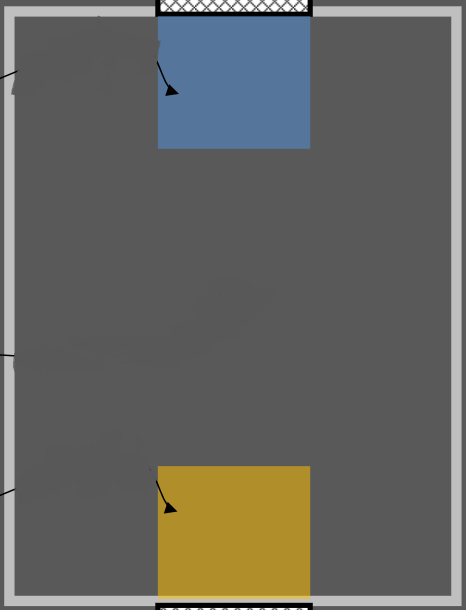
#> input picture Map.png, 931 x 1220 px (shown at 1/2 size)
$ python autonomousTest.py
#> lines starting #> are read from the running program, lines starting #| are printed output that depends on the picture
import numpy as np
import time
from matplotlib import pyplot as plt
from matplotlib.patches import Polygon
import cv2 as cv
## Testing git
## Created by Thomas Gira Oct 13, 2021

## World Frame
#All units are in mm
#The map is 8'x12'
#The map is 2440mm x 3660mm
#x is width y is height

##Initialize Positions
posBallx = 1500
posBally = 2000
posOppx = 500.0
posOppy = 3200
posRobx = 700
posRoby = 150
posRobt = 0
posTargetx = 2440/2
posTargety = 3660
posProtectx = 2440/2 #Our goal
posProtecty = 0 #Our Goal
objective = []
robotMotorSpeed = np.empty((1,4),float)
robotVelocity = np.empty((3,1),int)
defense = False

## Robot Parameters
r = 97/2 # radius in mm
ly = 100 # Distance from center of robot to center of wheel in y direction
lx = 100 # Distance from center of robot to center of wheel in x direction
maxRPM = 1000

## Plotting
mapScale = .25 #1px = 1cm
MAP = cv.imread("Map.png") #Read in picture of map
#> MAP is the input picture: shape (1220, 931, 3); mean B, G, R 97.2, 101.7, 101.8
width = int(8*305*mapScale)
height = int(12*305*mapScale)
dimensions = (width,height)
MAP = cv.resize(MAP,dimensions, interpolation=cv.INTER_LINEAR)
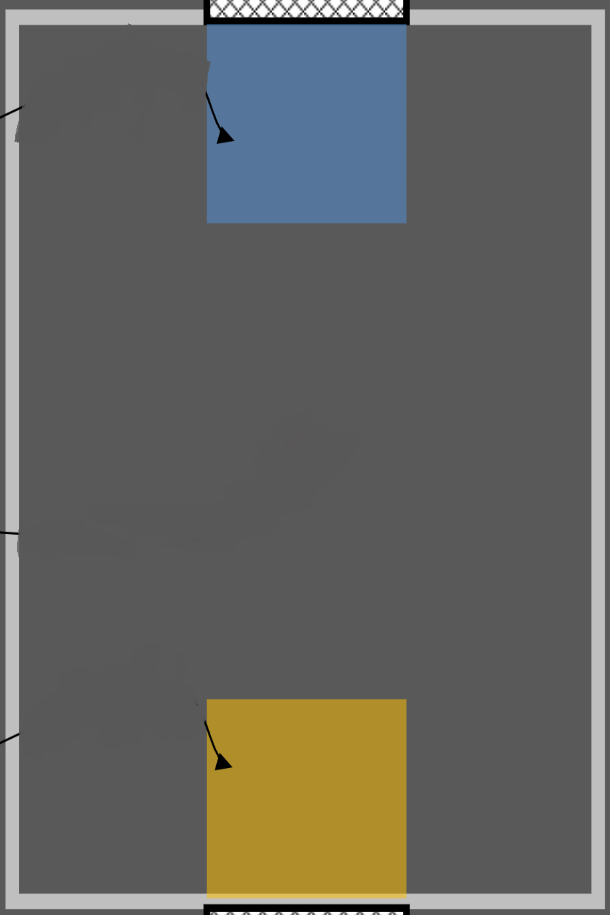
#> MAP: shape (915, 610, 3); mean B, G, R 97.2, 101.7, 101.8
out = cv.VideoWriter('outpy.avi',cv.VideoWriter_fourcc('M','J','P','G'), 60, (width,height))

## Functions
def motorSpeed(V): #Input vector (vx,vy,theta) [mm/s],[mm/s],[rad/s]
    global robotMotorSpeed
    T = np.array([[1,-1,-lx-ly],[1,1,lx+ly],[1,1,-lx-ly],[1,-1,lx+ly]])/r #Translation matrix
    motorSpeed = np.matmul(T,V) #Forward Kinematics
    motorSpeed = motorSpeed*maxRPM/max(abs(motorSpeed)) #Normalize rpm
    robotMotorSpeed = motorSpeed
    motorSpeed = [motorSpeed[0][0],motorSpeed[1][0],motorSpeed[2][0],motorSpeed[3][0]]
    motorSpeedNorm = np.interp(motorSpeed,[-1000, 1000],[-255,255]) #Normalize rpm to 255 maximum value
    motorSpeedOut = motorSpeedNorm.astype('int32') #Convert motor rpm to integer
    inA1 = motorSpeedNorm >= 0 #Logic for direction
    inA2 = motorSpeedNorm <= 0 #Logic for direction
    motorSpeedAbs = abs(motorSpeedOut) #Make motor speed a magnitude
    return motorSpeedAbs,inA1,inA2

def world2Robot(cords): #Function to convert world coordinates to robot coordinates
    dX = cords[0] - posRobx
    dY = cords[1] -posRoby
    wTheta = np.arctan2(dY,dX)
    #print(wTheta)
    T = np.array([[-np.cos(posRobt),np.sin(posRobt),0],[np.sin(posRobt),np.cos(posRobt),0],[0,0,1]]) #Transformation matrix
    delta = np.array([[dX],[dY],[wTheta]]).astype(float)
    return np.matmul(T,delta)

# [5 lines left out: function robot2World, not called in this run]

def goal2Speed(goal,bias): #Function to get robot velocity based off the curr robot position and goal positions, bias is for turning speed
    robotGoalCords = world2Robot(goal)
    vx = robotGoalCords[0]
    vy = robotGoalCords[1]
    vt = (goal[2] - posRobt)*bias

    return [vx,vy,vt]

# [52 lines left out: functions updateVelocity, updatePosRob, robotTriangle, updateMap, not called in this run]

def scoringPosition():  #Retruns a position and orientation of the robot that is in line with the ball and goal
    theta = np.arctan2(posTargety - posBally, posTargetx - posBallx)
    x = posBallx - 150*np.cos(theta)
    y = posBally - 150*np.sin(theta)
    return (x,y,theta)

def positionCheck(position): #Checks if the robot is close enough to its desired position
    distance = 100 #Maximum distance
    angle = np.pi/16 #Maximum angle
    return abs(posRobt-position[2]) < angle and np.sqrt((posRobx - position[0])**2 + (posRoby-position[1])**2) < distance

# [27 lines left out: functions updateBall, defensePosition, checkDefensive, not called in this run]

## Main Loop
test = 1
try:
    while test != 5:
        posOppy = posOppy - 1
        defense = posBally < 3660/2
        if defense: #Ball is on our half
            if checkDefensive(): #We are in a protective position
                objective = scoringPosition() #Try to score
                if positionCheck(objective): #Robot is touching ball
                    motorSpeed((goal2Speed((posTargetx,posTargety,objective[2]),10)))
                    updatePosRob()
                    updateBall()
                else: #Robot is far from ball
                    motorSpeed((goal2Speed(objective,10)))
                    updatePosRob()
            else: #We are not in a protective position
                objective = defensePosition()
                motorSpeed((goal2Speed(objective,0)))
                updatePosRob()
        else: #Ball is on their half
            objective = scoringPosition()
            if positionCheck(objective): #Robot is touching ball
                motorSpeed((goal2Speed((posTargetx,posTargety,objective[2]),10)))
                updatePosRob()
                updateBall()
            else: #Robot is far from ball
                motorSpeed((goal2Speed(objective,5)))
#> (the run stopped early here; a loop or call above may not have finished)
